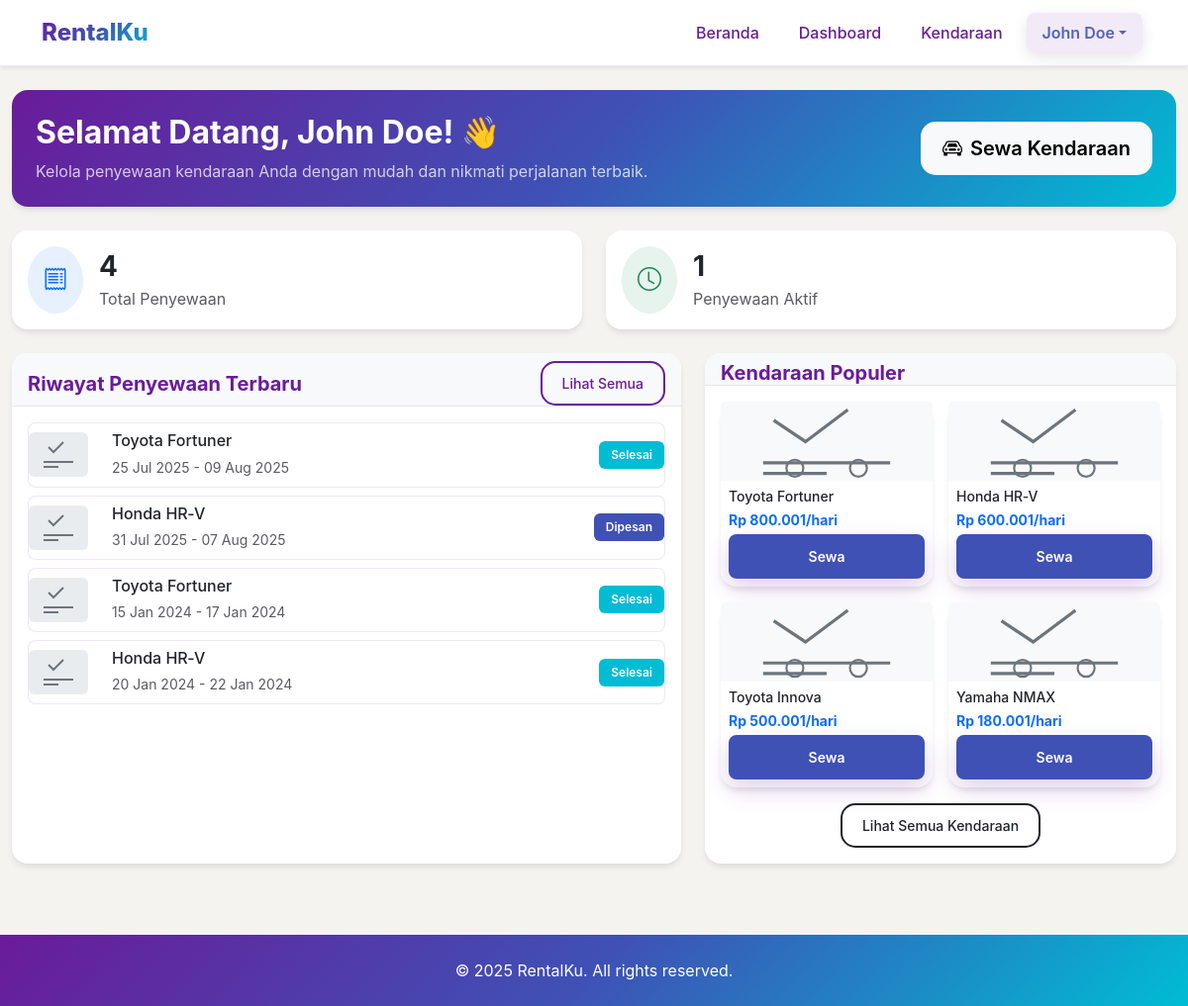
/user_dashboard.php (signed in), run on the app's committed database.
### tables this page shows
CREATE TABLE `rentals` (
  `id` int(10) UNSIGNED NOT NULL,
  `user_id` int(10) UNSIGNED NOT NULL,
  `vehicle_id` int(10) UNSIGNED NOT NULL,
  `rent_date` date NOT NULL,
  `return_date` date NOT NULL,
  `total_price` int(10) UNSIGNED NOT NULL,
  `status` enum('Dipesan','Ongoing','Selesai','Dibatalkan') DEFAULT 'Dipesan',
  `created_at` timestamp NOT NULL DEFAULT current_timestamp()
);

CREATE TABLE `vehicles` (
  `id` int(10) UNSIGNED NOT NULL,
  `brand` varchar(100) NOT NULL,
  `model` varchar(100) NOT NULL,
  `plat_nomor` varchar(20) NOT NULL,
  `type_id` int(10) UNSIGNED NOT NULL,
  `price_per_day` int(10) UNSIGNED NOT NULL,
  `seats` tinyint(4) NOT NULL DEFAULT 1,
  `transmission` enum('Manual','Automatic') DEFAULT 'Manual',
  `fuel` enum('Bensin','Diesel','Listrik') DEFAULT 'Bensin',
  `image` varchar(255) DEFAULT NULL,
  `status` enum('Tersedia','Disewa','Servis') DEFAULT 'Tersedia',
  `created_at` timestamp NOT NULL DEFAULT current_timestamp(),
  `updated_at` timestamp NULL DEFAULT NULL ON UPDATE current_timestamp()
);

### includes/functions.php (called while the page is built, shortened)
<?php
function h(?string $str): string
{
    static $cache = [];
    $key = md5($str);
    if (!isset($cache[$key])) {
        $cache[$key] = htmlspecialchars($str, ENT_QUOTES, 'UTF-8');
    }
    return $cache[$key];
}
function rupiah(int|float $n): string
{
    static $cache = [];
    $key = (string)$n;
    if (!isset($cache[$key])) {
        $cache[$key] = 'Rp ' . number_format($n, 0, ',', '.');
    }
    return $cache[$key];
}
function get_base_url(): string
{
    static $baseUrl = null;
    if ($baseUrl === null) {
        $protocol = (!empty($_SERVER['HTTPS']) && $_SERVER['HTTPS'] !== 'off' || $_SERVER['SERVER_PORT'] == 443) ? "https://" : "http://";
        $host = $_SERVER['HTTP_HOST'];
        $script = $_SERVER['SCRIPT_NAME'];
        $path = dirname($script);
        $baseUrl = $protocol . $host . $path . '/';
    }
    return $baseUrl;
}

### user_dashboard.php (the view, shortened to what this page needs)
<?php
require_once __DIR__.'/includes/db.php';
require_once __DIR__.'/includes/functions.php';
$user_id = $_SESSION['user']['id'];
$userStatsQuery = $pdo->prepare("
    SELECT
        (SELECT COUNT(*) FROM rentals WHERE user_id = ?) as total_rentals,
        (SELECT COUNT(*) FROM rentals WHERE user_id = ? AND status IN ('Dipesan', 'Ongoing')) as active_rentals
");
$userStatsQuery->execute([$user_id, $user_id]);
$userStats = $userStatsQuery->fetch();
$total_rentals = $userStats['total_rentals'];
$active_rentals = $userStats['active_rentals'];
$stmt = $pdo->prepare("
    SELECT r.id, r.rent_date, r.return_date, r.status, r.created_at,
           v.brand, v.model, v.image, v.price_per_day
    FROM rentals r
    JOIN vehicles v ON v.id = r.vehicle_id
    WHERE r.user_id = ?
    ORDER BY r.created_at DESC
    LIMIT 5
");
$stmt->execute([$user_id]);
$user_rentals = $stmt->fetchAll(PDO::FETCH_ASSOC);
$popular_vehicles = $pdo->query("
    SELECT v.id, v.brand, v.model, v.image, v.price_per_day, v.status, t.type_name
    FROM vehicles v
    LEFT JOIN vehicle_types t ON t.id = v.type_id
    WHERE v.status = 'Tersedia'
    ORDER BY v.created_at DESC
    LIMIT 4
")->fetchAll(PDO::FETCH_ASSOC);
include_once __DIR__.'/includes/header.php';
?>
<div class="container-fluid py-4">
    <div class="row mb-4">
        <div class="col-12">
            <div class="card bg-gradient-primary text-white border-0 shadow">
                <div class="card-body p-4">
                    <div class="row align-items-center">
                        <div class="col-md-8">
                            <h2 class="fw-bold mb-2">Selamat Datang, <?= h($_SESSION['user']['name']); ?>! 👋</h2>
                            <p class="mb-0 opacity-75">Kelola penyewaan kendaraan Anda dengan mudah dan nikmati perjalanan terbaik.</p>
                        </div>
                        <div class="col-md-4 text-md-end">
                            <a href="vehicles.php" class="btn btn-light btn-lg fw-semibold">
                                <i class="bi bi-car-front me-2"></i>Sewa Kendaraan
                            </a>
                        </div>
                    </div>
                </div>
            </div>
        </div>
    </div>
    <div class="row g-4 mb-4">
        <div class="col-md-6">
            <div class="card border-0 shadow-sm h-100">
                <div class="card-body d-flex align-items-center">
                    <div class="bg-primary bg-opacity-10 rounded-circle p-3 me-3">
                        <i class="bi bi-receipt text-primary fs-4"></i>
                    </div>
                    <div>
                        <h3 class="fw-bold mb-1"><?= $total_rentals; ?></h3>
                        <p class="text-muted mb-0">Total Penyewaan</p>
                    </div>
                </div>
            </div>
        </div>
        <div class="col-md-6">
            <div class="card border-0 shadow-sm h-100">
                <div class="card-body d-flex align-items-center">
                    <div class="bg-success bg-opacity-10 rounded-circle p-3 me-3">
                        <i class="bi bi-clock text-success fs-4"></i>
                    </div>
                    <div>
                        <h3 class="fw-bold mb-1"><?= $active_rentals; ?></h3>
                        <p class="text-muted mb-0">Penyewaan Aktif</p>
                    </div>
                </div>
            </div>
        </div>
    </div>
    <div class="row g-4">
        <div class="col-lg-7">
            <div class="card border-0 shadow-sm h-100">
                <div class="card-header bg-white border-0 pb-0">
                    <div class="d-flex justify-content-between align-items-center">
                        <h5 class="fw-bold mb-0">Riwayat Penyewaan Terbaru</h5>
                        <a href="#" class="btn btn-sm btn-outline-primary">Lihat Semua</a>
                    </div>
                </div>
                <div class="card-body">
                    <?php if (empty($user_rentals)): ?>
                        <div class="text-center py-4">
                            <i class="bi bi-inbox text-muted" style="font-size: 3rem;"></i>
                            <p class="text-muted mt-2">Belum ada riwayat penyewaan</p>
                            <a href="vehicles.php" class="btn btn-primary">Mulai Sewa Sekarang</a>
                        </div>
                    <?php else: ?>
                        <div class="list-group list-group-flush">
                            <?php foreach ($user_rentals as $rental): ?>
                                <div class="list-group-item border-0 px-0">
                                    <div class="row align-items-center">
                                        <div class="col-auto">
                                            <img
                                                 class="rounded" width="60" height="45" style="object-fit: cover;"
                                                 alt="Vehicle image">
                                        </div>
                                        <div class="col">
                                            <h6 class="mb-1"><?= h($rental['brand'] . ' ' . $rental['model']); ?></h6>
                                            <small class="text-muted">
                                                <?= date('d M Y', strtotime($rental['rent_date'])); ?> -
                                                <?= date('d M Y', strtotime($rental['return_date'])); ?>
                                            </small>
                                        </div>
                                        <div class="col-auto">
                                            <span class="badge bg-<?= $rental['status'] === 'Selesai' ? 'success' : ($rental['status'] === 'Ongoing' ? 'warning' : 'primary'); ?>">
                                                <?= h($rental['status']); ?>
                                            </span>
                                        </div>
                                    </div>
                                </div>
                            <?php endforeach; ?>
                        </div>
                    <?php endif; ?>
                </div>
            </div>
        </div>
        <div class="col-lg-5">
            <div class="card border-0 shadow-sm h-100">
                <div class="card-header bg-white border-0 pb-0">
                    <h5 class="fw-bold mb-0">Kendaraan Populer</h5>
                </div>
                <div class="card-body">
                    <div class="row g-3">
                        <?php foreach (array_slice($popular_vehicles, 0, 4) as $vehicle): ?>
                            <div class="col-6">
                                <div class="card border-0 bg-light h-100">
                                    <img
                                         class="card-img-top" style="height: 80px; object-fit: cover;" alt="<?= h($vehicle['brand'] . ' ' . $vehicle['model']); ?>">
                                    <div class="card-body p-2">
                                        <h6 class="card-title mb-1 small"><?= h($vehicle['brand'] . ' ' . $vehicle['model']); ?></h6>
                                        <p class="text-primary fw-bold small mb-1">
                                            <?= rupiah($vehicle['price_per_day']); ?>/hari
                                        </p>
                                        <a href="booking.php?vid=<?= $vehicle['id']; ?>" class="btn btn-primary btn-sm w-100">
                                            Sewa
                                        </a>
                                    </div>
                                </div>
                            </div>
                        <?php endforeach; ?>
                    </div>
                    <div class="text-center mt-3">
                        <a href="vehicles.php" class="btn btn-outline-primary btn-sm">Lihat Semua Kendaraan</a>
                    </div>
                </div>
            </div>
        </div>
    </div>
</div>
<?php include_once __DIR__.'/includes/footer.php'; ?>

### includes/header.php (shortened to what this page needs)
<?php
$cssVersion = '1.0.0';
?>
<!doctype html>
<html lang="id">
<head>
  <link href="https://cdn.jsdelivr.net/npm/bootstrap@5.3.1/dist/css/bootstrap.min.css" rel="stylesheet">
  <link href="https://cdn.jsdelivr.net/npm/bootstrap-icons@1.11.3/font/bootstrap-icons.css" rel="stylesheet" media="print" onload="this.media='all'">
  <link href="/nur1/assets/css/style.css?v=<?= $cssVersion ?>" rel="stylesheet">
  <?php if (strpos($_SERVER['REQUEST_URI'], '/admin/') !== false): ?>
  <link href="/nur1/assets/css/admin-modern.css?v=<?= $cssVersion ?>" rel="stylesheet">
  <?php else: ?>
  <link href="/nur1/assets/css/user-modern.css?v=<?= $cssVersion ?>" rel="stylesheet">
  <?php endif; ?>
</head>
<body>
  <?php include_once __DIR__.'/navbar.php'; ?>
  <main>

### includes/navbar.php (shortened to what this page needs)
<?php
require_once __DIR__.'/functions.php';
?>
<nav class="navbar navbar-expand-lg bg-white shadow-sm">
  <div class="container">
    <a class="navbar-brand fw-bold" href="<?= get_base_url() ?>index.php">RentalKu</a>
    <div class="collapse navbar-collapse" id="nav">
      <ul class="navbar-nav ms-auto">
        <li class="nav-item"><a class="nav-link" href="<?= get_base_url() ?>index.php">Beranda</a></li>
        <?php if (isset($_SESSION['user'])): ?>
          <?php if ($_SESSION['user']['role'] === 'admin'): ?>
            <li class="nav-item"><a class="nav-link" href="<?= get_base_url() ?>admin/dashboard.php">Dashboard Admin</a></li>
          <?php else: ?>
            <li class="nav-item"><a class="nav-link" href="<?= get_base_url() ?>user_dashboard.php">Dashboard</a></li>
            <li class="nav-item"><a class="nav-link" href="<?= get_base_url() ?>vehicles.php">Kendaraan</a></li>
          <?php endif; ?>
          <li class="nav-item dropdown">
            <a class="nav-link dropdown-toggle" href="#" role="button" data-bs-toggle="dropdown">
              <?= h($_SESSION['user']['name']); ?>
            </a>
          </li>
        <?php else: ?>
          <li class="nav-item"><a class="nav-link" href="<?= get_base_url() ?>login.php">Login</a></li>
          <li class="nav-item"><a class="nav-link" href="<?= get_base_url() ?>register.php">Daftar</a></li>
        <?php endif; ?>
      </ul>
    </div>
  </div>
</nav>

### includes/footer.php (shortened to what this page needs)
  </main>
  <footer class="py-4 text-center bg-light mt-5">
    <p class="mb-0">&copy; <?= date('Y'); ?> RentalKu. All rights reserved.</p>
  </footer>
</body>
</html>

### assets/css/style.css (style rules this page uses)
:root { --elegant-cream: #f5f3ef; --elegant-navy: #1f2937; --elegant-sand: #c6a477; --elegant-olive: #748067; --elegant-charcoal: #2c2c2c; --elegant-muted: #7a7a7a; --pure-white: #ffffff; --soft-gray: #f8f9fa; --warm-sand: #b08b59; --muted-red: #a85a52; --medium-gray: #6c757d; --dark-text: #2c2c2c; --light-text: #7a7a7a; --border-color: #e0e0e0; --gradient-main: linear-gradient( 135deg, var(--vibrant-purple) 0%, var(--vibrant-blue) 50%, var(--vibrant-cyan) 100% ); --gradient-reverse: linear-gradient( 135deg, var(--vibrant-cyan) 0%, var(--vibrant-blue) 50%, var(--vibrant-purple) 100% ); --gradient-soft: linear-gradient( 135deg, rgba(106, 27, 154, 0.1) 0%, rgba(63, 81, 181, 0.1) 50%, rgba(0, 188, 212, 0.1) 100% ); --gradient-card: linear-gradient( 145deg, rgba(255, 255, 255, 0.9) 0%, rgba(248, 249, 250, 0.8) 100% ); --shadow-premium: 0 25px 70px -15px rgba(106, 27, 154, 0.3); --shadow-float: 0 35px 80px -15px rgba(106, 27, 154, 0.4); --shadow-card: 0 15px 35px rgba(106, 27, 154, 0.1); --shadow-button: 0 10px 25px rgba(106, 27, 154, 0.2); --glass-bg: rgba(255, 255, 255, 0.15); --glass-border: rgba(255, 255, 255, 0.2); --glass-backdrop: blur(25px); }
body { font-family: "Poppins", "Inter", -apple-system, BlinkMacSystemFont, sans-serif !important; background-color: var(--elegant-cream) !important; color: var(--elegant-charcoal) !important; font-weight: 400; }
::placeholder { color: #999; font-style: italic; }
.card { border: none; border-radius: 20px; box-shadow: 0 8px 30px rgba(107, 70, 193, 0.1); transition: all 0.3s cubic-bezier(0.4, 0, 0.2, 1); backdrop-filter: blur(10px); background: rgba(255, 255, 255, 0.95); }
.card-header { background: linear-gradient( 135deg, rgba(107, 70, 193, 0.1), rgba(59, 130, 246, 0.1) ); border: none; border-radius: 20px 20px 0 0 !important; font-weight: 600; }
.btn { border-radius: 15px; font-weight: 500; padding: 10px 20px; transition: all 0.3s cubic-bezier(0.4, 0, 0.2, 1); border: 2px solid transparent; }
.btn-outline-primary { border-color: var(--primary-purple); color: var(--primary-purple); }
.navbar-brand { font-weight: 800 !important; font-size: 1.5rem !important; background: var(--gradient-primary); background-clip: text; -webkit-background-clip: text; color: transparent !important; -webkit-text-fill-color: transparent; }
.navbar { backdrop-filter: blur(20px); background: rgba(255, 255, 255, 0.95) !important; box-shadow: 0 2px 20px rgba(107, 70, 193, 0.1); z-index: 2500 !important; position: relative; }
.nav-link { font-weight: 500; color: #374151 !important; transition: color 0.3s ease; }
.nav-link.active { font-weight: 700; color: var(--primary-purple) !important; }
.nav-item { margin: 5px 0; }
.nav-link { display: flex; align-items: center; padding: 15px 20px; color: rgba(255, 255, 255, 0.8); text-decoration: none; transition: all 0.3s cubic-bezier(0.25, 0.46, 0.45, 0.94); border-radius: 0 25px 25px 0; margin-right: 20px; position: relative; overflow: hidden; }
.nav-link::before { content: ""; position: absolute; left: 0; top: 0; height: 100%; width: 0; background: rgba(255, 255, 255, 0.1); transition: width 0.3s; }
.nav-link:hover::before, .nav-link.active::before { width: 100%; }
.nav-link.active { background: rgba(255, 255, 255, 0.15); color: white; box-shadow: 0 5px 15px rgba(0, 0, 0, 0.1); }
.light-theme { --bg-primary: #ffffff; --bg-secondary: #f8f9fa; --text-primary: #1f2937; --text-secondary: #6b7280; --border-color: #e5e7eb; }

### includes/header.php (style rules this page uses)
body { font-family: 'Inter', -apple-system, sans-serif; }
.card { border-radius: 16px !important; box-shadow: 0 4px 6px -1px rgb(0 0 0 / 0.1) !important; transition: all 0.3s ease !important; border: none !important; }

### user_dashboard.php (style rules this page uses)
.bg-gradient-primary { background: linear-gradient(135deg, #667eea 0%, #764ba2 100%); }

### data on the page
rentals: vehicle.model "Toyota Fortuner", rent_date "25 Jul 2025", return_date "09 Aug 2025", status "Selesai"
rentals: vehicle.model "Honda HR‑V", rent_date "31 Jul 2025", return_date "07 Aug 2025", status "Dipesan"
rentals: vehicle.model "Toyota Fortuner", rent_date "15 Jan 2024", return_date "17 Jan 2024", status "Selesai"
rentals: vehicle.model "Honda HR‑V", rent_date "20 Jan 2024", return_date "22 Jan 2024", status "Selesai"
vehicles: brand+model "Toyota Fortuner", price_per_day "Rp 800.001"
vehicles: brand+model "Honda HR‑V", price_per_day "Rp 600.001"
vehicles: brand+model "Toyota Innova", price_per_day "Rp 500.001"
vehicles: brand+model "Yamaha NMAX", price_per_day "Rp 180.001"

### other printed values
$_SESSION['user']['name'] "John Doe"
$total_rentals "4"
$active_rentals "1"
